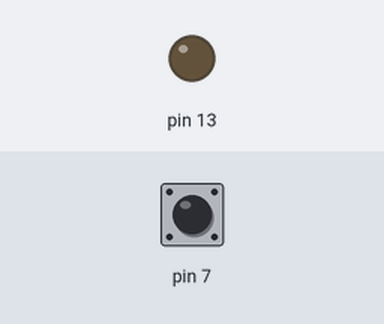
The sketch below on a simulated Arduino Uno, built with avr-gcc and run on an emulated ATmega328P. Shown: output pins drawn as LEDs (lit = HIGH). Inputs (shaded band) come from the test bench; at power-on: pin 7 HIGH.

Above: at 1.2 s.
1.3 s: pin 7 pulled LOW for 0.15 s
At 2.6 s:
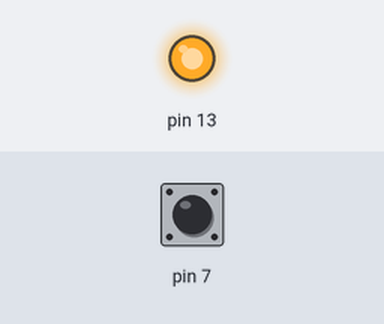
Timing chart, 0 to 7.8 s (numbered marks = the images above; inputs shaded):
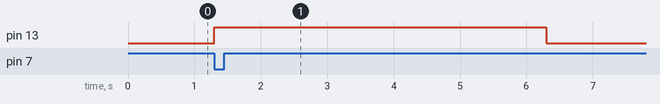

The sketch:

study09.ino
```cpp
void setup() {
  // put your setup code here, to run once:
  pinMode(13,OUTPUT);
  pinMode(7,INPUT_PULLUP);
}

void loop() {
  // put your main code here, to run repeatedly:
  if(digitalRead(7)==LOW){
    digitalWrite(13,HIGH);
    delay(5000);
  }else{
    digitalWrite(13,LOW);
  }
}
```

Measured:
- after the input at 1.3 s, pin 13: LOW → HIGH at once, → LOW 5.0 s later
